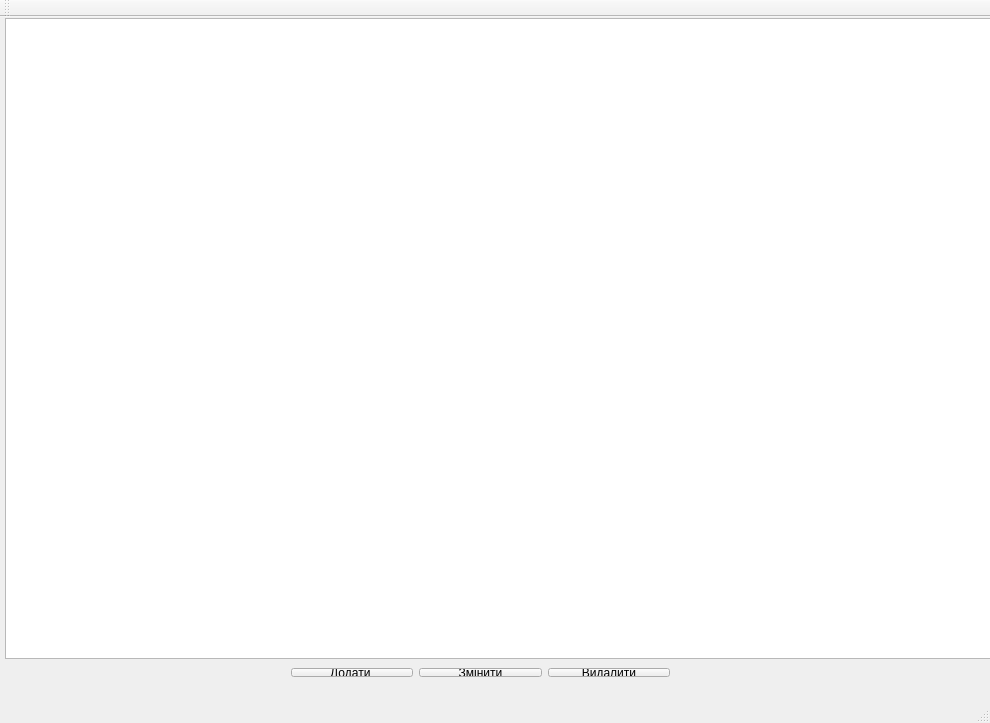
<?xml version="1.0" encoding="UTF-8"?>
<ui version="4.0">
 <class>MainWindow</class>
 <widget class="QMainWindow" name="MainWindow">
  <property name="geometry">
   <rect>
    <x>0</x>
    <y>0</y>
    <width>990</width>
    <height>723</height>
   </rect>
  </property>
  <property name="windowTitle">
   <string>MainWindow</string>
  </property>
  <widget class="QWidget" name="centralWidget">
   <widget class="QWidget" name="horizontalLayoutWidget">
    <property name="geometry">
     <rect>
      <x>280</x>
      <y>640</y>
      <width>401</width>
      <height>31</height>
     </rect>
    </property>
    <layout class="QHBoxLayout" name="horizontalLayout">
     <item>
      <widget class="QPushButton" name="add">
       <property name="text">
        <string>Додати </string>
       </property>
      </widget>
     </item>
     <item>
      <widget class="QPushButton" name="edit">
       <property name="text">
        <string>Змінити</string>
       </property>
      </widget>
     </item>
     <item>
      <widget class="QPushButton" name="delete_2">
       <property name="text">
        <string>Видалити</string>
       </property>
      </widget>
     </item>
    </layout>
   </widget>
   <widget class="QListWidget" name="listWidget">
    <property name="geometry">
     <rect>
      <x>5</x>
      <y>1</y>
      <width>991</width>
      <height>641</height>
     </rect>
    </property>
   </widget>
  </widget>
  <widget class="QMenuBar" name="menuBar">
   <property name="geometry">
    <rect>
     <x>0</x>
     <y>0</y>
     <width>990</width>
     <height>21</height>
    </rect>
   </property>
  </widget>
  <widget class="QToolBar" name="mainToolBar">
   <attribute name="toolBarArea">
    <enum>TopToolBarArea</enum>
   </attribute>
   <attribute name="toolBarBreak">
    <bool>false</bool>
   </attribute>
  </widget>
  <widget class="QStatusBar" name="statusBar"/>
 </widget>
 <layoutdefault spacing="6" margin="11"/>
 <resources/>
 <connections/>
</ui>
